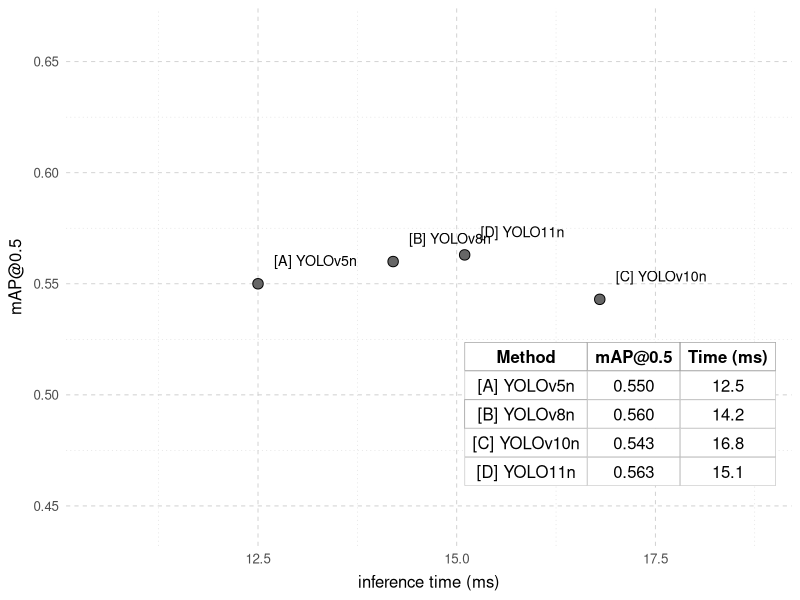
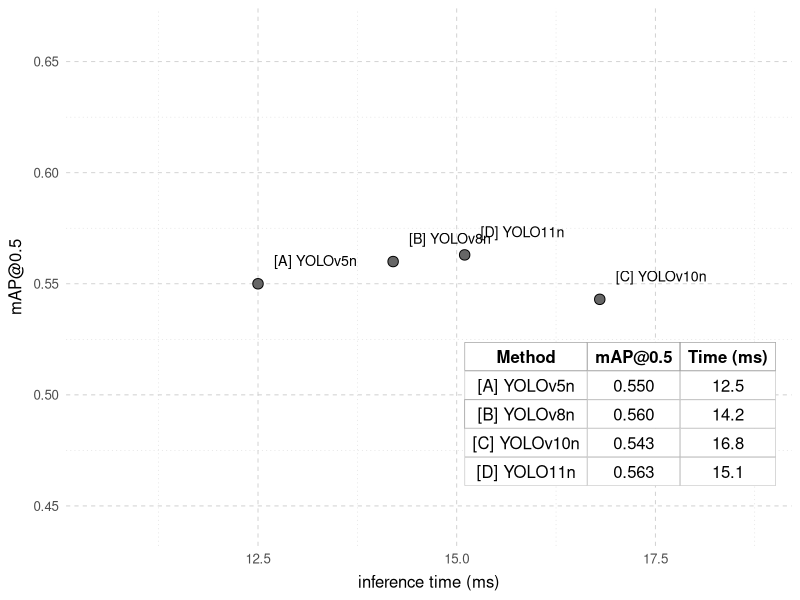

Generate these figures, in order, with R:
# =========================
# Accuracy–Speed Scatter (publication-ready, no arrows)
# =========================

# Packages -----------------------------------------------------------
library(ggplot2)
library(grid)
library(gridExtra)

# ---- Input data (edit here) ---------------------------------------
df <- data.frame(
  Method  = c("[A] YOLOv5n", "[B] YOLOv8n", "[C] YOLOv10n", "[D] YOLO11n"),
  Time_ms = c(12.5, 14.2, 16.8, 15.1),
  mAP     = c(0.550, 0.560, 0.543, 0.563)   # Use 0–1 or 0–100. Script adapts.
)

# ---- Dynamic zoom paddings ----------------------------------------
map_is_fraction <- max(df$mAP, na.rm = TRUE) <= 1.5
pad_map  <- if (map_is_fraction) 0.10 else 5   # ±0.10 or ±5 points
pad_time <- 2                                  # ±2 ms

x_min <- min(df$Time_ms) - pad_time
x_max <- max(df$Time_ms) + pad_time
y_min <- min(df$mAP)    - pad_map
y_max <- max(df$mAP)    + pad_map

if (map_is_fraction) {  # keep sensible bounds on [0,1]
  y_min <- max(0, y_min)
  y_max <- min(1, y_max)
}

# ---- Legend table (over-plot) -------------------------------------
legend_df <- data.frame(
  Method     = df$Method,
  `mAP@0.5`  = if (map_is_fraction) sprintf("%.3f", df$mAP) else sprintf("%.1f", df$mAP),
  `Time (ms)`= sprintf("%.1f", df$Time_ms),
  check.names = FALSE
)

tbl <- tableGrob(
  legend_df,
  rows = NULL,
  theme = ttheme_minimal(
    base_size = 12,
    core   = list(
      fg_params = list(fontface = 1, just = "center"),
      bg_params = list(fill = "white", col = "grey70")
    ),
    colhead = list(
      fg_params = list(fontface = 2),
      bg_params = list(fill = "white", col = "grey50")
    )
  )
)

# Position for the table (top-right, with insets)
table_xmin <- x_max - 0.40 * (x_max - x_min)
table_xmax <- x_max - 0.02 * (x_max - x_min)
table_ymin <- y_min + 0.02 * (y_max - y_min)
table_ymax <- y_min + 0.42 * (y_max - y_min)

# ---- Plot ----------------------------------------------------------
p <- ggplot(df, aes(Time_ms, mAP)) +
  # Points only
  geom_point(shape = 21, size = 3.2, stroke = 0.5,
             color = "black", fill = "grey40") +
  
  # Direct labels next to points
  geom_text(
    aes(label = Method),
    nudge_x = 0.20,
    nudge_y = if (map_is_fraction) 0.008 else 0.8,
    hjust = 0, vjust = 0, size = 3.6, family = "sans"
  ) +
  
  # Axes and labels (NO title)
  scale_x_continuous(limits = c(x_min, x_max)) +
  scale_y_continuous(limits = c(y_min, y_max)) +
  labs(
    x = "inference time (ms)",
    y = if (map_is_fraction) "mAP@0.5" else "mAP@0.5 (points)"
  ) +
  
  # Theme
  theme_minimal(base_size = 12) +
  theme(
    plot.title       = element_blank(),
    panel.grid.major = element_line(linetype = "dashed", linewidth = 0.3, colour = "grey80"),
    panel.grid.minor = element_line(linetype = "dotted", linewidth = 0.2, colour = "grey85"),
    axis.title.x     = element_text(margin = margin(t = 6)),
    axis.title.y     = element_text(margin = margin(r = 6)),
    legend.position  = "none"
  ) +
  
  # Legend table placed over the plot
  annotation_custom(
    grob = tbl,
    xmin = table_xmin, xmax = table_xmax,
    ymin = table_ymin, ymax = table_ymax
  )

# ---- Save ----------------------------------------------------------
# Vector PDF (preferred by journals) and a 300-dpi PNG for sharing
ggsave("figure2_performance_comparison.pdf", p, width = 7.2, height = 4.8, device = cairo_pdf)
ggsave("figure2_performance_comparison.png", p, width = 7.2, height = 4.8, dpi = 300)
